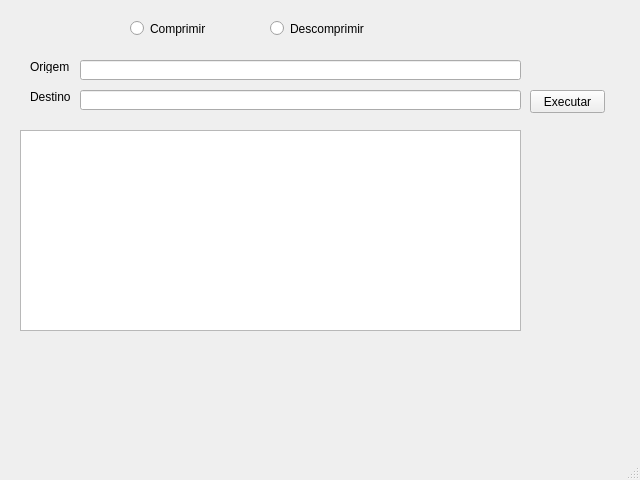
<?xml version="1.0" encoding="UTF-8"?>
<ui version="4.0">
 <class>UserInterface</class>
 <widget class="QMainWindow" name="UserInterface">
  <property name="geometry">
   <rect>
    <x>0</x>
    <y>0</y>
    <width>640</width>
    <height>480</height>
   </rect>
  </property>
  <property name="windowTitle">
   <string>MainWindow</string>
  </property>
  <widget class="QWidget" name="centralwidget">
   <widget class="QRadioButton" name="compressRadio">
    <property name="geometry">
     <rect>
      <x>130</x>
      <y>20</y>
      <width>82</width>
      <height>17</height>
     </rect>
    </property>
    <property name="text">
     <string>Comprimir</string>
    </property>
   </widget>
   <widget class="QRadioButton" name="uncompressRadio">
    <property name="geometry">
     <rect>
      <x>270</x>
      <y>20</y>
      <width>101</width>
      <height>17</height>
     </rect>
    </property>
    <property name="text">
     <string>Descomprimir</string>
    </property>
   </widget>
   <widget class="QPushButton" name="actionButton">
    <property name="geometry">
     <rect>
      <x>530</x>
      <y>90</y>
      <width>75</width>
      <height>23</height>
     </rect>
    </property>
    <property name="text">
     <string>Executar</string>
    </property>
   </widget>
   <widget class="QTreeView" name="filesTree">
    <property name="geometry">
     <rect>
      <x>20</x>
      <y>130</y>
      <width>501</width>
      <height>201</height>
     </rect>
    </property>
   </widget>
   <widget class="QLineEdit" name="destinyPathLine">
    <property name="geometry">
     <rect>
      <x>80</x>
      <y>90</y>
      <width>441</width>
      <height>20</height>
     </rect>
    </property>
   </widget>
   <widget class="QLineEdit" name="resourcePathLine">
    <property name="geometry">
     <rect>
      <x>80</x>
      <y>60</y>
      <width>441</width>
      <height>20</height>
     </rect>
    </property>
   </widget>
   <widget class="QLabel" name="label">
    <property name="geometry">
     <rect>
      <x>30</x>
      <y>60</y>
      <width>46</width>
      <height>13</height>
     </rect>
    </property>
    <property name="text">
     <string>Origem</string>
    </property>
   </widget>
   <widget class="QLabel" name="label_2">
    <property name="geometry">
     <rect>
      <x>30</x>
      <y>90</y>
      <width>46</width>
      <height>13</height>
     </rect>
    </property>
    <property name="text">
     <string>Destino</string>
    </property>
   </widget>
  </widget>
  <widget class="QMenuBar" name="menubar">
   <property name="geometry">
    <rect>
     <x>0</x>
     <y>0</y>
     <width>640</width>
     <height>21</height>
    </rect>
   </property>
  </widget>
  <widget class="QStatusBar" name="statusbar"/>
 </widget>
 <resources/>
 <connections/>
</ui>
